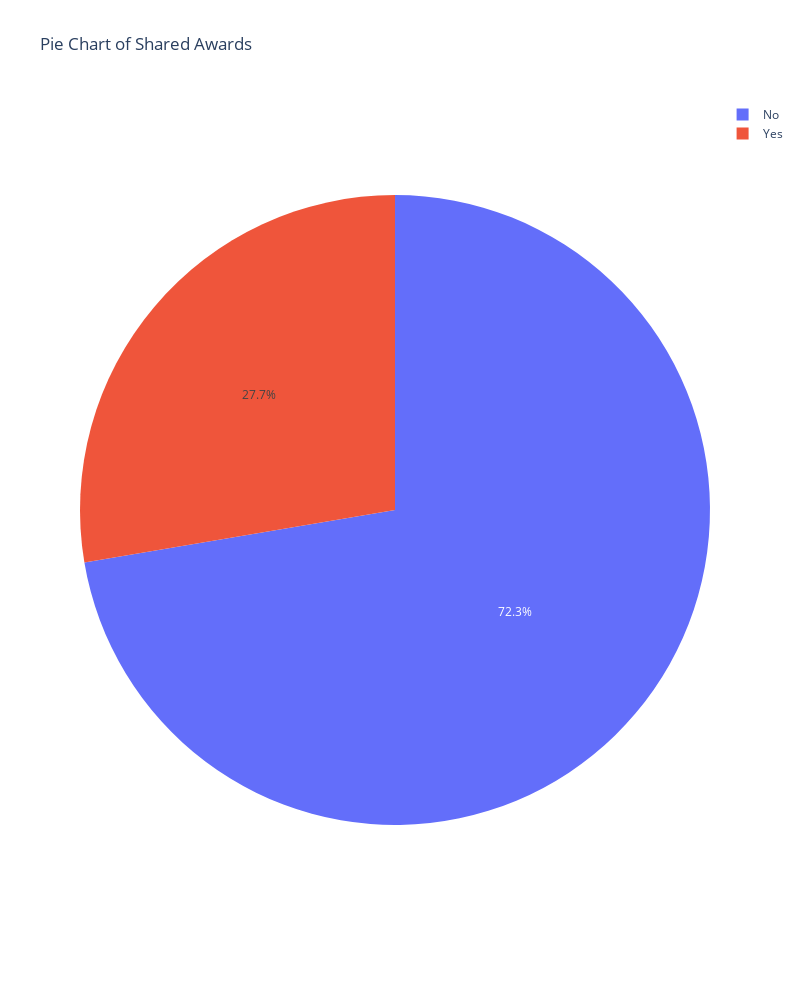

The notebook cell this image was saved under:
### Code cell
fig = px.pie(df_shared, values = 'Count of Award', names = 'Shared', width=800, height=1000, title='Pie Chart of Shared Awards')
fig.show()

### Figure 1 — Plotly figure (JSON) as saved in the notebook; plotly's stock layout.template omitted (floating-point values rounded to 4 significant figures)
{"data": [{"domain": {"x": [0, 1], "y": [0, 1]}, "hovertemplate": "Shared=%{label}<br>Count of Award=%{value}<extra></extra>", "labels": ["No", "Yes"], "legendgroup": "", "name": "", "showlegend": true, "type": "pie", "values": [102, 39]}], "layout": {"height": 1000, "legend": {"tracegroupgap": 0}, "title": {"text": "Pie Chart of Shared Awards"}, "width": 800}}
